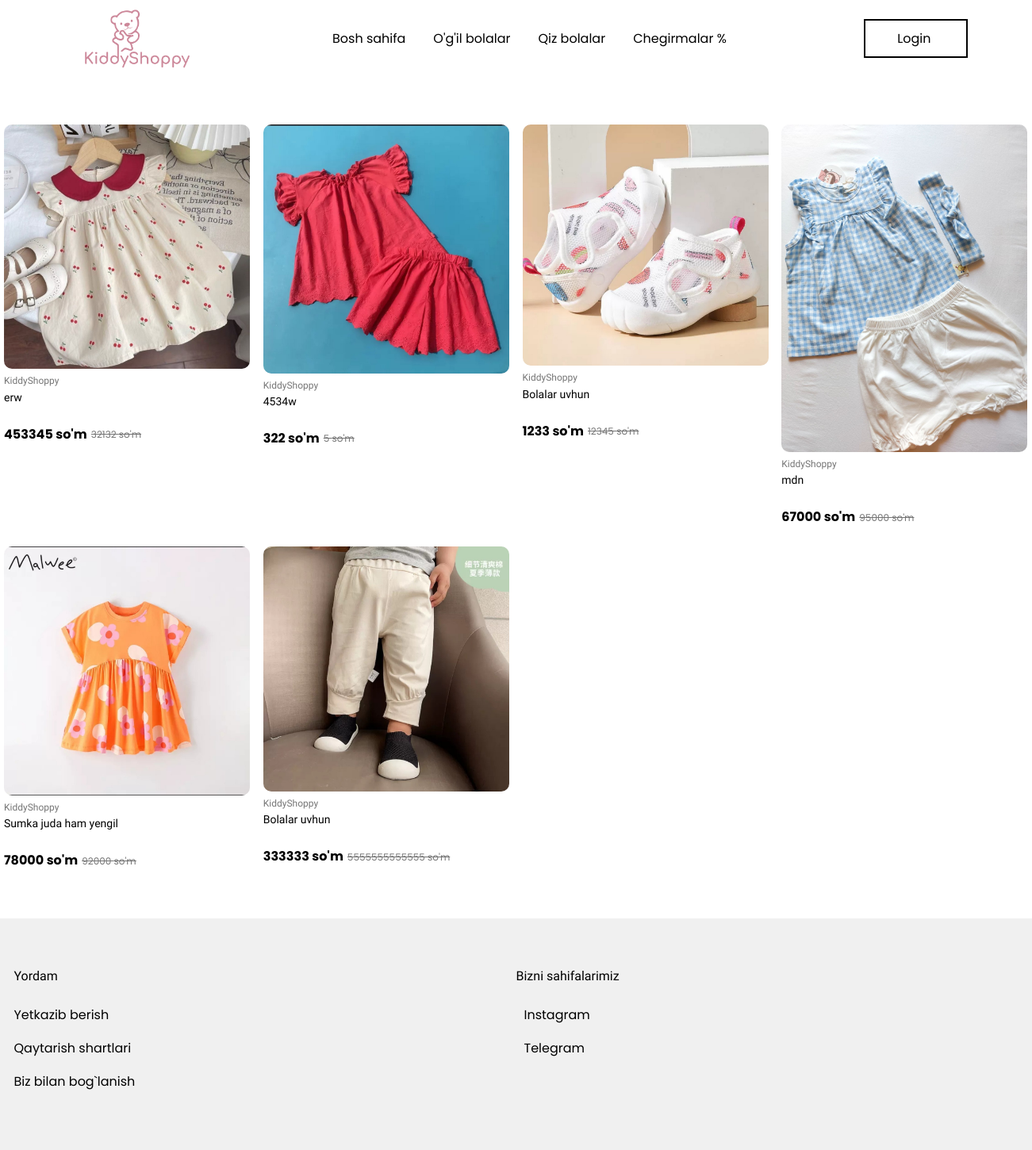
/filter/qiz/, run on the app's committed database.
### base/models.py (models this page shows, shortened)
class Main_Kiyim(models.Model):
    YOSH_CHOICES = [
        ('1', '1 oylik'),
        ('2', '2 oylik'),
        ('3', '3 oylik'),
        ('4', '4 oylik'),
        ('5', '5 oylik'),
        ('6', '6 oylik'),
        ('7', '7 oylik'),
        ('8', '8 oylik'),
        ('9', '9 oylik'),
        ('9', '9 oylik'),
        ('10', '10 oylik'),             # ✅ Qo‘shildi
        ('11', '11 oylik'),             # ✅ Qo‘shildi
        ('12', '12 oylik'),             # ✅ Qo‘shildi
        ('13', '1 yosh'),               # ✅
        ('14', '2 yosh'),               # ✅
        ('15', '3 yosh'),
        ('16', '4 yosh'),
    ]
    yoshi = models.CharField(
        max_length=2,
        choices=YOSH_CHOICES,
        blank=True,
        null=True,
        verbose_name="Bolalar yoshi"
    )
    GENDER_CHOICES = [
        ('qiz', 'Qiz bola'),
        ('ogil', 'O‘g‘il bola'),
    ]
    jinsi = models.CharField(
        max_length=5,
        choices=GENDER_CHOICES,
        default='qiz',
        verbose_name="Jinsi",
        help_text="Qiz bola yoki o‘g‘il bola uchun"
    )
    BALAND_CHOICES = [
    ('40', '40 sm'),
    ('45', '45 sm'),
    ('50', '50 sm'),
    ('55', '55 sm'),
    ('60', '60 sm'),
    ('65', '65 sm'),
    ('70', '70 sm'),
]
    KG_CHOICES = [
    ('2', '2 kg'),
    ('2.5', '2.5 kg'),
    ('3', '3 kg'),
    ('3.5', '3.5 kg'),
    ('4', '4 kg'),
    ('4.5', '4.5 kg'),
    ('5', '5 kg'),
    ]
    pre_balandligi = models.CharField("PRE balandligi", max_length=50,     choices=BALAND_CHOICES, blank=True, null=True)
    pre_kilogrami = models.CharField("PRE kilogrami", max_length=50, choices=KG_CHOICES,    blank=True, null=True)
    nb_balandligi = models.CharField("NB balandligi", max_length=50, choices=BALAND_CHOICES,    blank=True, null=True)
    nb_kilogrami = models.CharField("NB kilogrami", max_length=50, choices=KG_CHOICES,  blank=True, null=True)
    m3_balandligi = models.CharField("3M balandligi", max_length=50, choices=BALAND_CHOICES,    blank=True, null=True)
    m3_kilogrami = models.CharField("3M kilogrami", max_length=50, choices=KG_CHOICES,  blank=True, null=True)
    m6_balandligi = models.CharField("6M balandligi", max_length=50, choices=BALAND_CHOICES,    blank=True, null=True)
    m6_kilogrami = models.CharField("6M kilogrami", max_length=50, choices=KG_CHOICES,  blank=True, null=True)
    m9_balandligi = models.CharField("9M balandligi", max_length=50, choices=BALAND_CHOICES,    blank=True, null=True)
    m9_kilogrami = models.CharField("9M kilogrami", max_length=50, choices=KG_CHOICES,  blank=True, null=True)
    main_img = models.ImageField(upload_to='kiyimlar/', blank=True, null=True)
    birinchi_img = models.ImageField(upload_to='kiyimlar/', blank=True, null=True)
    ikkinchi_img = models.ImageField(upload_to='kiyimlar/', blank=True, null=True)
    uchinchi_img = models.ImageField(upload_to='kiyimlar/', blank=True, null=True)
    tortinchi_img = models.ImageField(upload_to='kiyimlar/', blank=True, null=True)
    beshinchi_img = models.ImageField(upload_to='kiyimlar/', blank=True, null=True)
    oltinchi_img = models.ImageField(upload_to='kiyimlar/', blank=True, null=True)
    tavsifi = models.CharField(max_length=100)
    narhi = models.PositiveIntegerField()
    skidkasi = models.PositiveIntegerField(
    blank=True,
    null=True,
    verbose_name="Chegirma (%)",
    help_text="Chegirma foizi, agar yo'q bo‘lsa bo‘sh qoldiring"
    )
    kiyim_haqida = models.TextField(null=True, blank=True)
    birinchi_xususiyati = models.CharField(max_length=50, null=True, blank=True)
    ikkinchi_xususiyati = models.CharField(max_length=50, null=True, blank=True)
    uchunchi_xususiyati = models.CharField(max_length=50, null=True, blank=True)
    tortinchi_xususiyati = models.CharField(max_length=50, null=True, blank=True)
    beshinchi_xususiyati = models.CharField(max_length=50, null=True, blank=True)
    oltinchi_xususiyati = models.CharField(max_length=50, null=True, blank=True)
    class Meta:
        verbose_name = "Asosiy kiyim"
        verbose_name_plural = "Asosiy kiyimlar"
        ordering = ['-id']

### base/views.py (the view)
# urls.py: path('filter/<str:jinsi>/', kiyimlar_view, name='jins_filter'),
def kiyimlar_view(request, jinsi=None):
    if jinsi in ['qiz', 'ogil']:
        kiyimlar = Main_Kiyim.objects.filter(jinsi=jinsi)
    else:
        kiyimlar = Main_Kiyim.objects.all()
    return render(request, 'kiyimlar.html', {
        'kiyimlar': kiyimlar,
        'tanlangan_jins': jinsi
    })

### base/templates/kiyimlar.html (shortened to what this page needs)
{% extends 'base.html' %}
{% load static %}
{% block content %}
<body>
    <div class="products">
        {% for kiyim in kiyimlar %}
        <div class="product_card">
            <a href="{% url 'detail' kiyim.id %}">
                <div class="product_card_info">
                    <img src="{{ kiyim.main_img.url }}" alt="baby-clothes" width="310" height="400">
                    <h4>KiddyShoppy</h4>
                    <h3>{{ kiyim.tavsifi }}</h3>
                    <div class="product_card_info_price">
                        <p class="new_price">{{ kiyim.narhi }} so'm</p>
                        <p class="old_price">{{ kiyim.skidkasi }} so'm</p>
                    </div>
                </div>
            </a>
        </div>
        {% empty %}
        <p>Bu toifada kiyimlar topilmadi.</p>
        {% endfor %}
    </div>
</body>
{% endblock %}

### base/templates/navigation.html (style rules this page uses)
a { display: inline-block; text-decoration: none; color: #000; }

### base/templates/kiyimlar.html (style rules this page uses)
* { margin: 0; padding: 0; box-sizing: border-box; }
body { font-family: "Poppins", sans-serif; line-height: 1.6; }
h1, h2, h3, h4 { font-family: "League Spartan", serif; }
a { display: inline-block; text-decoration: none; color: #000; }
.products { width: 1291px; margin: 0 auto; padding-block: 60px; display: grid; grid-template-columns: repeat(4, minmax(0, 1fr)); grid-row-gap: 24px; grid-column-gap: 16px; }
.product_card { width: 310px; }
.product_card_info img { object-fit: cover; object-position: 50%; border-radius: 10px; }
.product_card_info h4 { font-size: 12px; font-weight: 500; line-height: 1.2; color: #757575; margin: 8px 0 5px; }
.product_card_info h3 { font-size: 14px; font-weight: inherit; line-height: 1.2; min-height: 42px; }
.product_card_info_price { display: flex; align-items: center; }
.new_price { font-weight: 700; margin-inline-end: 5px; }
.old_price { font-size: 12px; color: #757575; text-decoration: line-through; }

### data on the page
Main_Kiyim: main_img (picture), tavsifi "erw", narhi "453345", skidkasi "32132"
Main_Kiyim: main_img (picture), tavsifi "4534w", narhi "322", skidkasi "5"
Main_Kiyim: main_img (picture), tavsifi "Bolalar uvhun", narhi "1233", skidkasi "12345"
Main_Kiyim: main_img (picture), tavsifi "mdn", narhi "67000", skidkasi "95000"
Main_Kiyim: main_img (picture), tavsifi "Sumka juda ham yengil", narhi "78000", skidkasi "92000"
Main_Kiyim: main_img (picture), tavsifi "Bolalar uvhun", narhi "333333", skidkasi "5555555555555"
